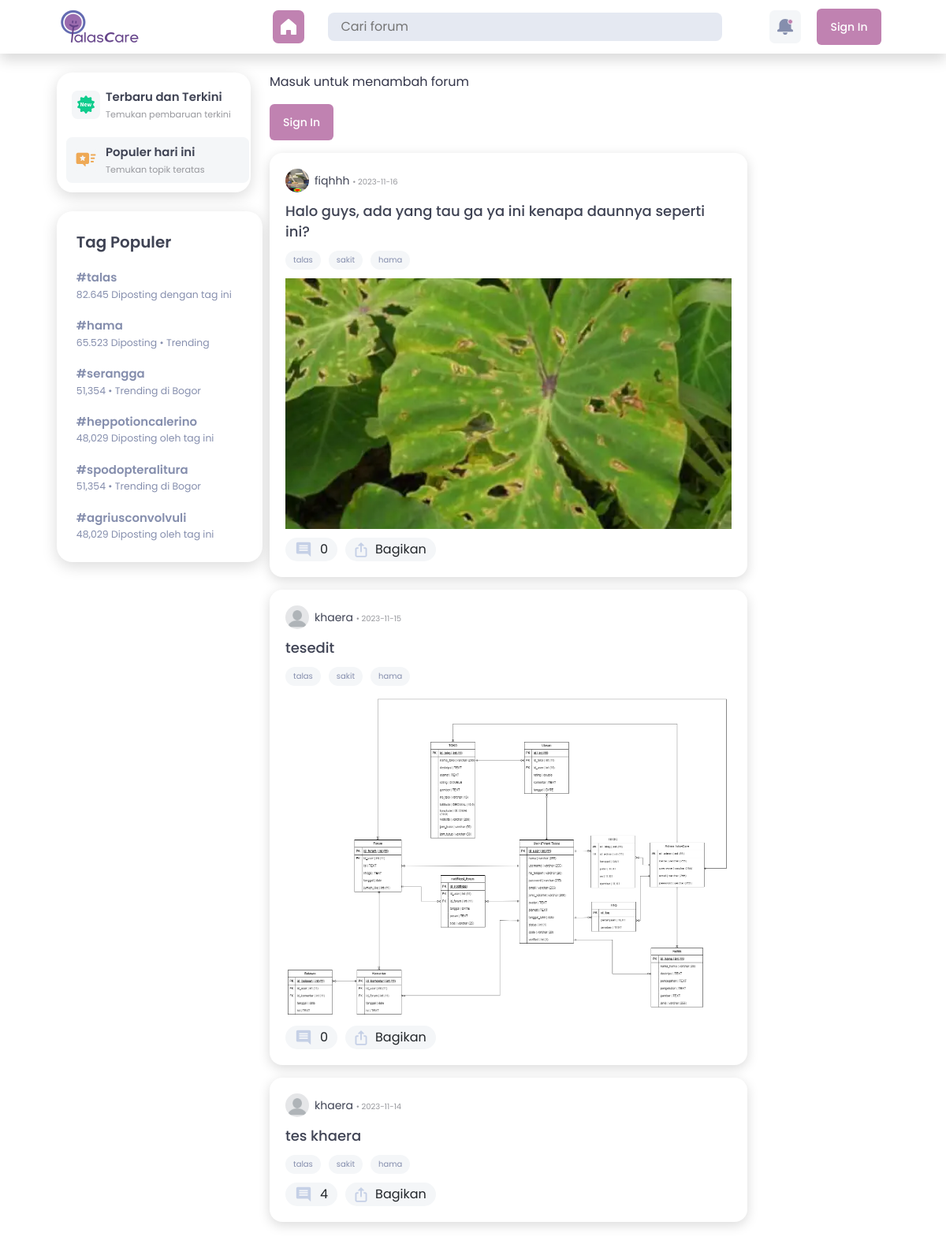
The page /index.php/forum on the database its author committed.
### tables this page shows
CREATE TABLE `tbl_forum` (
  `id_forum` int(11) NOT NULL,
  `id_user` int(11) NOT NULL,
  `isi` text NOT NULL,
  `image` text DEFAULT NULL,
  `tanggal` date NOT NULL DEFAULT current_timestamp()
);

CREATE TABLE `tbl_user` (
  `id_user` int(11) NOT NULL,
  `nama` varchar(255) DEFAULT NULL,
  `username` varchar(255) NOT NULL,
  `no_telepon` varchar(20) DEFAULT NULL,
  `password` varchar(255) NOT NULL,
  `email` varchar(255) NOT NULL,
  `jenis_kelamin` varchar(255) DEFAULT NULL,
  `avatar` varchar(255) NOT NULL,
  `alamat` text DEFAULT NULL,
  `tanggal_lahir` date DEFAULT NULL,
  `status` int(1) NOT NULL,
  `code` varchar(20) NOT NULL,
  `verified` int(1) NOT NULL
);

### application/controllers/Forum.php (called while the page is built, shortened)
<?php
class Forum extends CI_Controller{
    public function __construct()
    {
        $this->load->model('M_forum');
    }
    public function index()
    {
        $data['forum'] = $this->M_forum->dataforum();
        $data['user'] = $this->db->get_where('tbl_user', ['username' => $this->session->userdata('username')])->row_array();
        $this->load->view('Forum/forum', $data);
    }
}

### index.php (called while the page is built, shortened)
<?php
require_once BASEPATH.'core/CodeIgniter.php';

### application/models/M_forum.php (called while the page is built, shortened)
<?php
class M_forum extends CI_Model
{
    public function dataforum()
    {
        $query = $this->db->query("SELECT *, (SELECT COUNT(*) FROM tbl_like_forum WHERE tbl_like_forum.id_forum = tbl_forum.id_forum) AS jumlah_suka, (SELECT COUNT(*) FROM tbl_komentar WHERE tbl_komentar.id_forum = tbl_forum.id_forum) AS jumlah_komentar FROM tbl_forum LEFT JOIN tbl_user ON tbl_forum.id_user=tbl_user.id_user ORDER BY id_forum DESC");
        return $query->result();
    }
}

### application/views/Forum/Forum.php (the view, shortened to what this page needs)
<!DOCTYPE html>
<html lang="en">
<head>
    <link rel="stylesheet" href="<?=base_url('assets/')?>bootstrap/css/bootstrap.css">
</head>
<body>
    <nav class="navbar navbar-expand-lg navbar-light bg-white topbar static-top shadow">
        <div class="container-fluid min-top">
            <img class="navbar-brand" width="109" src="<?=base_url('assets/')?>image/logo.png" />
            <div class="collapse navbar-collapse" id="navbarSupportedContent">
                <ul class="navbar-nav me-auto mb-2 mb-lg-0">
                    <li class="nav-item">
                        <a class="nav-link nav-active" href="<?= base_url() ?>"><img src="<?=base_url('assets/')?>image/home.svg" alt=""></a>
                    </li>
                </ul>
                <ul class="navbar-nav mr-auto ml-auto">
                    <li class="nav-item">
                        <div class="justify-content-md-center">
                            <form class="d-flex my-auto d-inline w-500">
                                <input class="form-search" type="search" placeholder="Cari forum" aria-label="Search">
                            </form>
                        </div>
                    </li>
                </ul>
                <ul class="navbar-nav mb-2 mb-lg-0">
                    <li class="nav-item">
                        <a class="nav-link notification" href="<?= base_url('Profile/notifikasi')?>"><img src="<?=base_url('assets/')?>image/lonceng.svg" alt=""></a>
                    </li>
                </ul>
                <ul class="navbar-nav me-auto mb-2 mb-lg-0">
                <?php if ($this->session->userdata('status') == 'login') : ?>
                    <li class="nav-item dropdown no-arrow">
                        <a class="nav-link dropdown-toggle" href="#" id="userDropdown" role="button"
                            data-toggle="dropdown" aria-haspopup="true" aria-expanded="false">
                            <img class="img-profile rounded" src="<?= base_url('assets/image/'). $user['avatar']?>" alt="avatar" width="30" height="30">
                            <span class="mr-2 d-none d-lg-inline text-gray-600 small"><?=$user['username']?></span>
                        </a>
                        <div class="dropdown-menu dropdown-menu-right shadow animated--grow-in"
                            aria-labelledby="userDropdown">
                            <a class="dropdown-item" href="<?= base_url('Profile')?>">
                                <img src="<?=base_url('assets/')?>image/profil.svg" alt="">
                                Profil
                            </a>
                            <div class="dropdown-divider"></div>
                            <a class="dropdown-item" href="<?= base_url('Auth/Login/logout')?>">
                                <img src="<?=base_url('assets/')?>image/logout.svg" alt="">
                                Keluar
                            </a>
                        </div>
                    </li>
                    <?php else : ?>
                            <div class="border-first-button">
                                <a href="<?= base_url('Auth/Login')?>"><button class="btn btn-purple">Sign In</button></a>
                            </div>
                    <?php endif ?>
                </ul>
            </div>
        </div>
    </nav>
    <section>
        <div class="container-fluid">
            <div class="row mt-4 mb-5">
                <div class="col-3">
                        <div class="row">
                            <div class="w-auto d-none d-lg-block">
                                <div class="item-side">
                                    <div class="filter">
                                        <div class="body-filter">
                                            <div class="filter-icon">
                                                <img src="<?=base_url('assets/')?>image/new.svg" alt="">
                                            </div>
                                            <div class="filter-text">
                                                <span class="title-filter">Terbaru dan Terkini</span>
                                                <span class="subtitle-filter">Temukan pembaruan terkini</span>
                                            </div>
                                        </div>
                                    </div>
                                    <div class="filter active-filter">
                                        <div class="body-filter">
                                            <div class="filter-icon">
                                                <img src="<?=base_url('assets/')?>image/popular.svg" alt="">
                                            </div>
                                            <div class="filter-text">
                                                <span class="title-filter">Populer hari ini</span>
                                                <span class="subtitle-filter">Temukan topik teratas</span>
                                            </div>
                                        </div>
                                    </div>
                                </div>
                            </div>
                        </div>
                        <div class="row mt-4">
                            <div class="w-auto d-none d-lg-block">
                                <div class="item-side-trending">
                                    <div class="trending">
                                        <span class="trending-tag">Tag Populer</span>
                                        <div class="body-trending">
                                            <span class="title-trending">#talas</span>
                                            <span class="subtitle-trending">82.645 Diposting dengan tag ini</span>
                                        </div>
                                        <div class="body-trending">
                                            <span class="title-trending">#hama</span>
                                            <span class="subtitle-trending">65.523 Diposting • Trending</span>
                                        </div>
                                        <div class="body-trending">
                                            <span class="title-trending">#serangga</span>
                                            <span class="subtitle-trending">51,354 • Trending di Bogor</span>
                                        </div>
                                        <div class="body-trending">
                                            <span class="title-trending">#heppotioncalerino</span>
                                            <span class="subtitle-trending">48,029 Diposting oleh tag ini</span>
                                        </div>
                                        <div class="body-trending">
                                            <span class="title-trending">#spodopteralitura</span>
                                            <span class="subtitle-trending">51,354 • Trending di Bogor</span>
                                        </div>
                                        <div class="body-trending">
                                            <span class="title-trending">#agriusconvolvuli</span>
                                            <span class="subtitle-trending">48,029 Diposting oleh tag ini</span>
                                        </div>
                                    </div>
                                </div>
                            </div>
                        </div>
                </div>
                <div class="col-12 col-xl-7">
                    <div class="row">
                        <div class="col-12">
                        <?php
                        if ($this->session->userdata('status') == 'login') : ?>
                            <div class="card-upload">
                                <form action="<?= base_url('Forum/insertforum')?>" method="POST" enctype="multipart/form-data">
                                <div class="form-komen">
                                    <img src="<?= base_url('assets/image/'). $user['avatar']?>" alt="avatar" width="30" height="30" class="rounded-circle">
                                        <input type="hidden" name="id_user" value="<?= $this->session->userdata('id_user')?>">
                                        <input type="text" class="input-post col-12" placeholder="Tulis sesuatu" name="isi">
                                    <div class="image-upload">
                                        <label for="file-input">
                                            <img src="<?=base_url('assets/')?>image/upload.svg" type="button" data-toggle="collapse" data-target="#collapsePost" aria-expanded="false" aria-controls="collapseExample"/>
                                        </label>
                                        <input id="file-input" type="file" name="gambar" accept="image/*" onchange="loadFile(event)" onclick="hide()"/>
                                    </div>
                                    <button type="submit" class="btn btn-purple">Buat Postingan</button>
                                </div>
                                </form>
                                <div class="collapse" id="collapsePost">
                                    <div class="row">
                                        <div class="col-2"></div>
                                        <div class="col-8" id="show">
                                            <img id="output" class="img-thumbnail img-fluid" width="300">
                                        </div>
                                    </div>
                                </div>
                            </div>
                            <?php else : ?>
                            <div class="border-first-button justify-content-center">
                                <p>Masuk untuk menambah forum</p>
                                <a href="<?= base_url('Auth/Login')?>"><button class="btn btn-purple">Sign In</button></a>
                            </div>
                        <?php endif ?>
                        </div>
                    </div>
                    <?php foreach ($forum as $frm):?>
                    <div class="row mt-3">
                        <div class="col-12">
                            <div class="card-forum">
                                <div class="display-name">
                                    <img src="<?= base_url('assets/image/').$frm->avatar ?>" alt="avatar" width="30" height="30" class="rounded-circle">
                                    <div class="text-name">
                                        <span class="name"><?= $frm->username ?> <span class="upload-time">• <?= $frm->tanggal ?></span></span>
                                    </div>
                                </div>
                                <span class="title-forum"><?= $frm->isi ?></span>
                                <div class="tags">
                                    <div class="tag">
                                        talas
                                    </div>
                                    <div class="tag">
                                        sakit
                                    </div>
                                    <div class="tag">
                                        hama
                                    </div>
                                </div>
                                <?php if ($frm->image != NULL) : ?>
                                <div class="foto-forum">
                                    <img class="img-fluid" src="<?=base_url('assets/img/forum/').$frm->image?>" alt="">
                                </div>
                                <?php else : ?>
                                <?php endif ?>
                                <?php if ($this->session->userdata('status') == 'login' && $frm->id_user == $user['id_user']) : ?>
                                <div class="action">
                                    <button class="btn btn-action like-button <?= (isset($frm->liked) && $frm->liked) ? 'liked' : '' ?>" data-forum-id="<?= $frm->id_forum ?>" onclick="likeForum(this)">
                                    <img src="<?=base_url('assets/')?>image/like.svg" alt="">
                                        <span class="like-count"><?= $frm->jumlah_suka ?></span>
                                    </button>
                                    <button class="btn btn-action" type="button" data-toggle="collapse" data-target="#collapseExample<?= $frm->id_forum ?>" aria-expanded="false" aria-controls="collapseExample">
                                        <img src="<?=base_url('assets/')?>image/komen.svg" alt=""> <?= $frm->jumlah_komentar ?>
                                    </button>
                                    <button class="btn btn-action" onclick="shareContent()">
                                        <img src="<?=base_url('assets/')?>image/share.svg" alt=""> Bagikan
                                    </button>
                                    <a href="<?= base_url('Forum/hapusForum/' . $frm->id_forum) ?>" class="btn btn-action" onclick="return confirm('Anda yakin ingin menghapus forum ini?')">
                                        <img src="<?= base_url('assets/image/trash.svg') ?>" alt="Hapus">
                                        Hapus
                                    </a>
                                </div>
                                <?php else: ?>
                                    <div class="action">
                                    <button class="btn btn-action" type="button" data-toggle="collapse" data-target="#collapseExample<?= $frm->id_forum ?>" aria-expanded="false" aria-controls="collapseExample">
                                        <img src="<?=base_url('assets/')?>image/komen.svg" alt=""> <?= $frm->jumlah_komentar ?>
                                    </button>
                                    <button class="btn btn-action" onclick="shareContent()">
                                        <img src="<?=base_url('assets/')?>image/share.svg" alt=""> Bagikan
                                    </button>
                                    </div>
                                <?php endif ?>
                            </div>
                        </div>
                    </div>
                    <?php endforeach ?>
                </div>
            </div>
        </div>
    </section>
</body>
</html>
</body>
    </html>

### rows shown on the page
tbl_forum: id_user.avatar (picture), id_user.username "fiqhhh", tanggal "2023-11-16", isi "Halo guys, ada yang tau ga ya ini kenapa daunnya seperti ini?", image (picture), jumlah_komentar "0"
tbl_forum: id_user.avatar (placeholder picture), id_user.username "khaera", tanggal "2023-11-15", isi "tesedit", image (picture), jumlah_komentar "0"
tbl_forum: id_user.avatar (placeholder picture), id_user.username "khaera", tanggal "2023-11-14", isi "tes khaera", jumlah_komentar "4"
